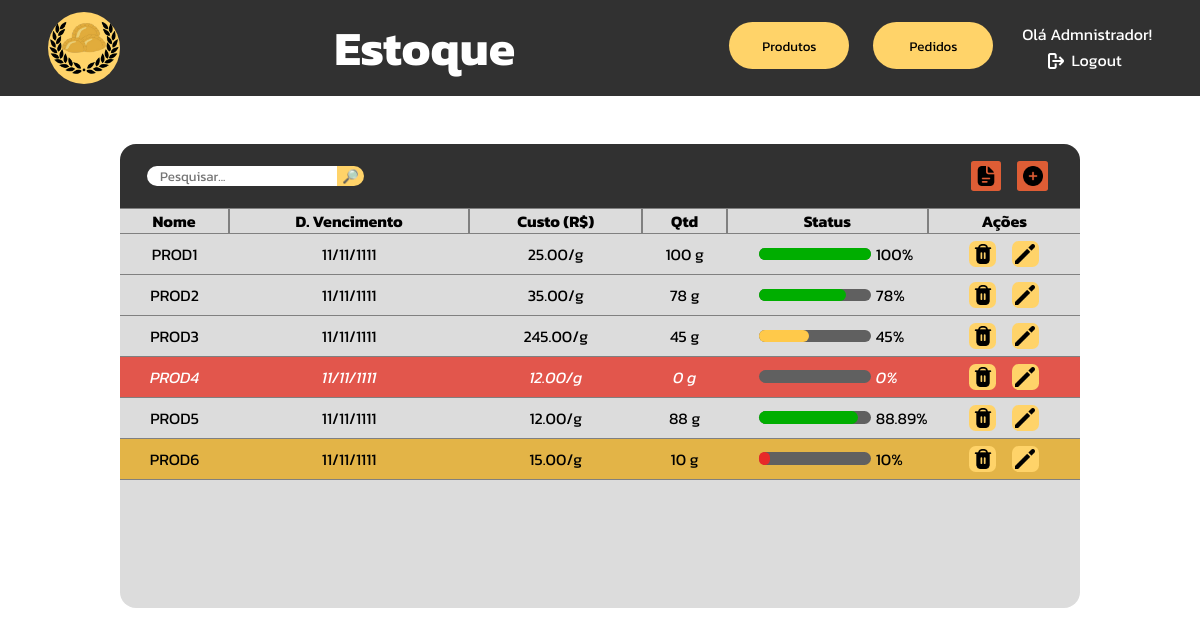
Before: /php/tabelaEstoque.php (signed in) with the older database file.
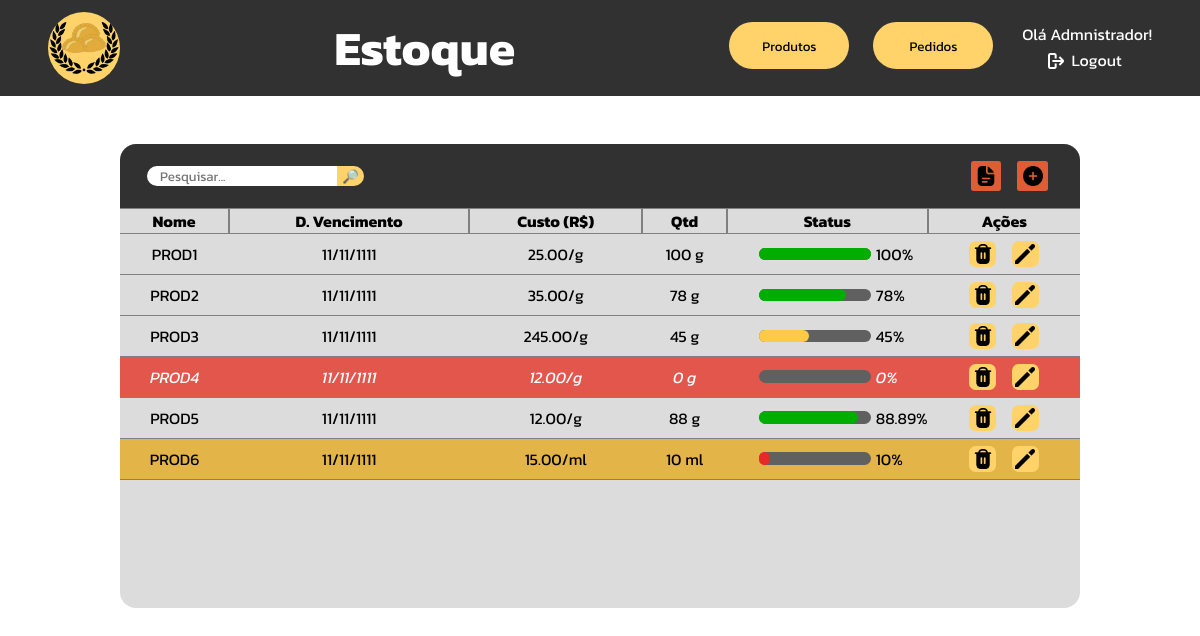
After: the same page with the newer database file.
### tables this page shows
CREATE TABLE `estoque` (
  `id_item` int(11) NOT NULL,
  `nome_item` varchar(50) NOT NULL,
  `data_vencimento` date NOT NULL,
  `valor_custo` decimal(10,2) NOT NULL,
  `unidade_medida` varchar(2) NOT NULL,
  `qtd` int(11) NOT NULL,
  `qtd_padrao` int(11) NOT NULL
);

### php/tabelaEstoque.php (the view, shortened to what this page needs)
<?php
    function tratarData($data){
        $date_array = explode("-",$data);
        return $date_array[2]."/".$date_array[1]."/".$date_array[0];
    }
    function getPercentageShow($n, $total){
        $percent = (100*$n)/$total;
        return $percent;
    }
    function getPercentageReal($n, $total){
        return round((100*$n)/$total, 2);
    }
    function table($search){
        include "utilities/mysql_connect.php";
        $query = mysqli_query($connection, "select nome_item, data_vencimento, valor_custo, unidade_medida, qtd, qtd_padrao, id_item from estoque where nome_item like \"%$search%\";");
        while($output = mysqli_fetch_array($query)){
            if($output[4] == 0){
                echo"<tr class='dead-row'>";
            }else if($output[4] <= $output[5]*0.1){
                echo"<tr class='alert'>";
            }else{
                echo"<tr class='normal-row'>";
            }
            $data = tratarData($output[1]);
            $percentageShow = getPercentageShow($output[4], $output[5]);
            $percentageReal = getPercentageReal($output[4], $output[5]);
            echo"<td>$output[0]</td>";
            echo"<td>$data</td>";
            echo"<td>$output[2]/$output[3]</td>";
            echo"<td>$output[4] $output[3]</td>";
            if($output[4] <= $output[5]*0.1){
                echo"<td style='width: 12em;'><div style='display: flex; justify-content: start; align-items: center; gap: .3em;'>";
                echo"<div class='bar-holder'><div class='bar' style='width: $percentageShow%; background-color: #E72929;'></div></div>";
                echo"<p>$percentageReal%</p>";
                echo"</div></td>";
            }else if($output[4] <= $output[5]*0.5){
                echo"<td style='width: 12em;'><div style='display: flex; justify-content: start; align-items: center; gap: .3em;'>";
                echo"<div class='bar-holder'><div class='bar' style='width: $percentageShow%; background-color: #FFC94A;'></div></div>";
                echo"<p>$percentageReal%</p>";
                echo"</div></td>";
            }else{
                echo"<td style='width: 12em;'><div style='display: flex; justify-content: start; align-items: center; gap: .3em;'>";
                echo"<div class='bar-holder'><div class='bar' style='width: $percentageShow%; background-color: #00ae00;'></div></div>";
                echo"<p>$percentageReal%</p>";
                echo"</div></td>";
            }
            echo"<td><div style='display: flex; justify-content: center; gap: 1em;'>";
            echo"<form action='tabelaEstoque.php' method='post'><input type='hidden' name='id_delete-confirmar' value='$output[6]'><button name='delete' type='submit'><img src='../images/icons/delete.png'></button></form>";
            echo"<form action='tabelaEstoque.php' method='post'><input type='hidden' name='id_edit' value='$output[6]'><button name='edit' type='submit'><img src='../images/icons/edit.png'></button></form>";
            echo"</div></td></tr>";
        }
    }
?>
<!DOCTYPE html>
<html lang="pt-br">
<head>
    <link rel="stylesheet" href="../css/tabelaEstoque.css">
</head>
<body>
    <div class="navbar">
        <a href="adm_dashboard.php">
        <div class="logo"></div>
        </a>
        <h1>Estoque</h1>
        <div class="menu">
            <button>Produtos</button>
            <button>Pedidos</button>
            <div class="user-area">
                <?php
                    $username = $_SESSION['username'];
                    echo"<p>Olá $username!</p>";
                ?>
                <a href="sessionEnded.php"><div class="logout"><img src="../images/icons/logout.png"><p>Logout</p></div></a>
            </div>
        </div>
    </div>
    <div class="center">
        <div class="table-header">
            <form action="tabelaEstoque.php" method="post" id="searchbox">
                <input type="text" placeholder="Pesquisar..." name="search" id="searchbar">
                <input type="submit" value="🔎︎">
            </form>
            <div id="menu">
                <button onclick=""><img src="../images/icons/report.png"></button>
                <form action="tabelaEstoque.php" method="post">
                    <button><img src="../images/icons/plus.png"></button>
                </form>
            </div>
        </div>
        <div class="table-holder">
            <table>
                <tr style="position: sticky; top: 0; background-color: #dcdcdc;"><th style="border-left: none;">Nome</th><th>D. Vencimento</th><th>Custo (R$)</th><th>Qtd</th><th>Status</th><th style="border-right: none;">Ações</th></tr>
                <?php
                    if($_SERVER['REQUEST_METHOD'] === 'POST' && isset($_POST['search'])){
                        $search = $_POST['search'];
                        table($search);
                        echo "<script>
                                document.getElementById('searchbar').value='$search'
                                document.getElementById('close-search').style.display = 'block'
                            </script>";
                    }else{
                        table("");
                    }
                ?>
            </table>
        </div>
    </div>
</body>
</html>

### css/tabelaEstoque.css (style rules this page uses)
* { padding: 0; margin: 0; font-family: "Kanit", Arial, Helvetica, sans-serif; }
body { overflow: hidden; }
.navbar { height: 6em; background-color: #313131; display: flex; justify-content: space-between; align-items: center; padding-left: 3em; padding-right: 3em; }
.navbar h1 { color: white; font-size: 3em; }
.navbar .logo { height: 4.5em; width: 4.5em; border-radius: 3em; background-color: #FFD369; background-image: url('../images/logo.png'); background-size: contain; background-repeat: no-repeat; background-position: center center; }
.navbar .menu { display: flex; gap: 1.5em; }
.navbar .menu button { width: 9em; height: 3.5em; background-color: #FFD369; border: none; border-radius: 2em; cursor: pointer; transition: 200ms; }
.navbar .menu .user-area { display: flex; flex-direction: column; align-items: center; color: white; }
.navbar .menu .user-area p { margin-bottom: .1em; }
.navbar .menu .user-area .logout { display: flex; align-items: center; }
.navbar .menu .user-area a { text-decoration: none; color: white; }
.navbar .menu .user-area p { margin-left: .3em; }
.navbar .menu .user-area .logout img { width: 1em; height: 1em; filter: invert(100%); margin-right: .2em; }
.center { height: calc(100vh - 6em); display: flex; justify-content: start; align-items: center; flex-direction: column; }
.table-header { margin-top: 3em; width: 60em; height: 4em; background-color: #313131; border-radius: 1em 1em 0 0; display: flex; justify-content: space-between; align-items: center; }
.table-header #searchbox { display: flex; align-items: center; justify-content: center; width: fit-content; }
.table-header #searchbox input[type="text"] { margin-left: 2em; padding-left: 1em; padding-right: 1em; border: none; border-radius: 1em 0 0 1em; }
.table-header #searchbox input[type="submit"] { border: none; background-color: #FFD369; width: 2em; border-radius: 0 1em 1em 0; cursor: pointer; }
.table-header #menu { margin-right: 2em; display: flex; justify-content: center; align-items: center; gap: 1em; }
.table-header #menu button { width: 2.3em; height: 2.3em; border: none; border-radius: .2em; cursor: pointer; background-color: #DE5D35; display: flex; align-items: center; justify-content: center; transition: 200ms; }
.table-header #menu button img { width: 1.5em; height: 1.5em; }
.table-holder { width: 60em; height: 25em; background-color: #dcdcdc; border-radius: 0 0 1em 1em; overflow-y: scroll; }
.table-holder table { width: 60em; border-spacing: 0; text-align: center; }
.table-holder table th { border: .1em solid grey; }
.table-holder table td { border-bottom: .1em solid grey; }
.table-holder table .alert { background-color: #e3b447; }
.table-holder table .dead-row { background-color: #e2564c; color: white; font-style: italic; }
.table-holder table button { width: 2em; height: 2em; margin-top: .5em; margin-bottom: .5em; border: none; border-radius: .5em; cursor: pointer; display: flex; align-items: center; justify-content: center; background-color: #FFD369; transition: 200ms; }
.table-holder table button img { width: 1.5em; height: 1.5em; }
.table-holder .bar-holder { height: .8em; width: 7em; border-radius: 1em; background-color: #606060; margin-left: 2em; }
.table-holder .bar-holder .bar { height: .8em; border-radius: 1em; }

Changed rows visible on the page:
changed estoque "PROD6": unidade_medida "g" → "ml"
